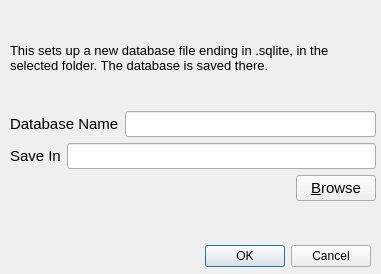
<?xml version="1.0" encoding="UTF-8"?>
<ui version="4.0">
 <class>Dialog</class>
 <widget class="QDialog" name="Dialog">
  <property name="geometry">
   <rect>
    <x>0</x>
    <y>0</y>
    <width>381</width>
    <height>274</height>
   </rect>
  </property>
  <property name="windowTitle">
   <string>Records - New Database</string>
  </property>
  <property name="windowIcon">
   <iconset resource="../../records.qrc">
    <normaloff>:/images/win/records.png</normaloff>:/images/win/records.png</iconset>
  </property>
  <widget class="QDialogButtonBox" name="buttonBox">
   <property name="geometry">
    <rect>
     <x>30</x>
     <y>240</y>
     <width>341</width>
     <height>32</height>
    </rect>
   </property>
   <property name="orientation">
    <enum>Qt::Horizontal</enum>
   </property>
   <property name="standardButtons">
    <set>QDialogButtonBox::Cancel|QDialogButtonBox::Ok</set>
   </property>
  </widget>
  <widget class="QWidget" name="layoutWidget">
   <property name="geometry">
    <rect>
     <x>10</x>
     <y>10</y>
     <width>366</width>
     <height>191</height>
    </rect>
   </property>
   <layout class="QVBoxLayout" name="verticalLayout">
    <item>
     <widget class="QLabel" name="helpLabel">
      <property name="font">
       <font>
        <pointsize>10</pointsize>
       </font>
      </property>
      <property name="text">
       <string>This sets up a new database file ending in .sqlite, in the selected folder. The database is saved there.</string>
      </property>
      <property name="wordWrap">
       <bool>true</bool>
      </property>
     </widget>
    </item>
    <item>
     <layout class="QHBoxLayout" name="horizontalLayout_2">
      <item>
       <widget class="QLabel" name="fileLabel">
        <property name="font">
         <font>
          <pointsize>11</pointsize>
         </font>
        </property>
        <property name="text">
         <string>Database Name</string>
        </property>
        <property name="buddy">
         <cstring>filenameLineEdit</cstring>
        </property>
       </widget>
      </item>
      <item>
       <widget class="QLineEdit" name="filenameLineEdit">
        <property name="minimumSize">
         <size>
          <width>200</width>
          <height>0</height>
         </size>
        </property>
        <property name="font">
         <font>
          <pointsize>11</pointsize>
         </font>
        </property>
       </widget>
      </item>
     </layout>
    </item>
    <item>
     <layout class="QHBoxLayout" name="horizontalLayout">
      <item>
       <widget class="QLabel" name="pathLabel">
        <property name="font">
         <font>
          <pointsize>11</pointsize>
         </font>
        </property>
        <property name="text">
         <string>Save In</string>
        </property>
        <property name="buddy">
         <cstring>pathLineEdit</cstring>
        </property>
       </widget>
      </item>
      <item>
       <widget class="QLineEdit" name="pathLineEdit">
        <property name="minimumSize">
         <size>
          <width>300</width>
          <height>0</height>
         </size>
        </property>
        <property name="font">
         <font>
          <pointsize>11</pointsize>
         </font>
        </property>
       </widget>
      </item>
     </layout>
    </item>
    <item>
     <layout class="QHBoxLayout" name="horizontalLayout_3">
      <item>
       <spacer name="horizontalSpacer">
        <property name="orientation">
         <enum>Qt::Horizontal</enum>
        </property>
        <property name="sizeHint" stdset="0">
         <size>
          <width>40</width>
          <height>20</height>
         </size>
        </property>
       </spacer>
      </item>
      <item>
       <widget class="QPushButton" name="browseBtn">
        <property name="font">
         <font>
          <pointsize>11</pointsize>
         </font>
        </property>
        <property name="text">
         <string>&amp;Browse</string>
        </property>
       </widget>
      </item>
     </layout>
    </item>
   </layout>
  </widget>
 </widget>
 <tabstops>
  <tabstop>filenameLineEdit</tabstop>
  <tabstop>pathLineEdit</tabstop>
  <tabstop>browseBtn</tabstop>
  <tabstop>buttonBox</tabstop>
 </tabstops>
 <resources>
  <include location="../../records.qrc"/>
 </resources>
 <connections>
  <connection>
   <sender>buttonBox</sender>
   <signal>accepted()</signal>
   <receiver>Dialog</receiver>
   <slot>accept()</slot>
   <hints>
    <hint type="sourcelabel">
     <x>248</x>
     <y>254</y>
    </hint>
    <hint type="destinationlabel">
     <x>157</x>
     <y>273</y>
    </hint>
   </hints>
  </connection>
  <connection>
   <sender>buttonBox</sender>
   <signal>rejected()</signal>
   <receiver>Dialog</receiver>
   <slot>reject()</slot>
   <hints>
    <hint type="sourcelabel">
     <x>316</x>
     <y>260</y>
    </hint>
    <hint type="destinationlabel">
     <x>286</x>
     <y>273</y>
    </hint>
   </hints>
  </connection>
 </connections>
</ui>
